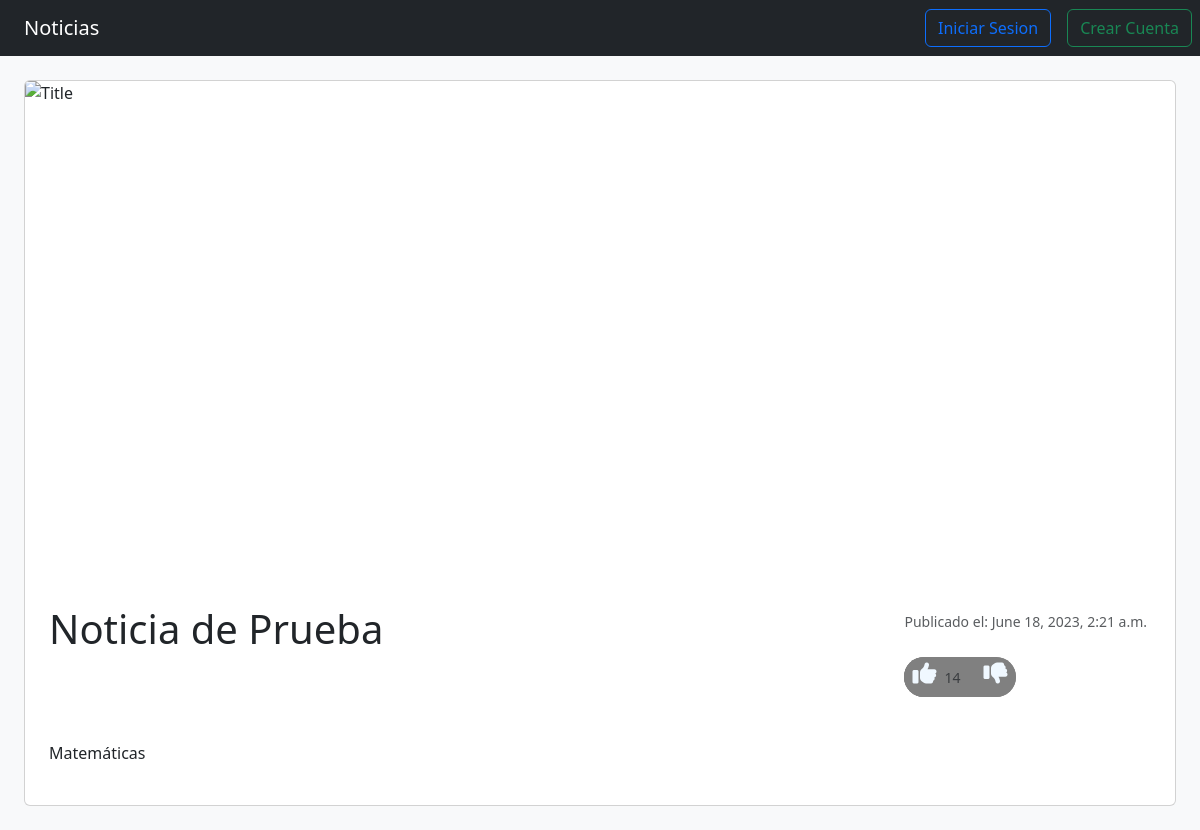
Page /noticia/18/ on the committed database.
### noticias/models.py (models this page shows, shortened)
class Noticia(models.Model):
    title = models.CharField(max_length=100)
    description = models.TextField(blank=False)
    created = models.DateTimeField(auto_now_add=True)
    image = models.CharField(max_length=100000)
    user = models.ForeignKey(User, on_delete=models.CASCADE)

### noticias/views.py (the view)
# urls.py: path('noticia/<int:noticia_id>/', views.user_noticia, name='noticia'),
def user_noticia(req, noticia_id):
    if req.method == 'GET':
        noticia = get_object_or_404(Noticia, pk=noticia_id)
        return render(req, 'noticia.html', {
            'direccion' : URL_SITE,
            'noticia': noticia
        })
    else:
        if req.POST['accion'] == 'delete':
            noticia = get_object_or_404(Noticia, pk=noticia_id)
            noticia.delete()
            return redirect('home')

### noticias/templates/noticia.html (shortened to what this page needs)
{% extends 'html.html' %}
{% block content %}
<main class="card my-4 mx-4">
    <img class="card-img-top" src="{{ noticia.image }}" alt="Title" style="width: 100%; height: 500px; object-fit: cover;">
    <div class="p-4">
        <div class="d-flex justify-content-between">
            <h1 class="card-title">{{ noticia.title }}</h1>
            <div class="m-1">
                <small class="text-muted">Publicado el: {{ noticia.created }}</small>
                <div class="like-dislike d-flex my-4" style="background-color: gray; width: max-content; border-radius: 50px;">
                    <div class="d-flex like">
                        <button class="like-item"><h4><i class="fa-solid fa-thumbs-up"></i></h4></button>
                        <small class="text-muted">14</small>
                    </div>
                    <button class="dislike"><h4><i class="fa-solid fa-thumbs-down"></i></h4></button>
                </div>
            </div>
        </div>
        <p class="card-text">{{ noticia.description|linebreaks  }} </p>
    </div>
</main>
{% endblock content %}

### noticias/templates/noticia.html (style rules this page uses)
.like-dislike > div { align-items: center; }
.like { border-radius: 50px; border: none; background-color: gray; transition: all .3s; display: flex; padding-right: 15px; }
.like-item, .dislike { border: none; border-radius: 50px; width: 40px; height: 40px; background-color: gray; transition: all .3s; color: aliceblue; }

### rows in the picture
Noticia: title "Noticia de Prueba", created "June 18, 2023, 2:21 a.m.", description "Matemáticas"
